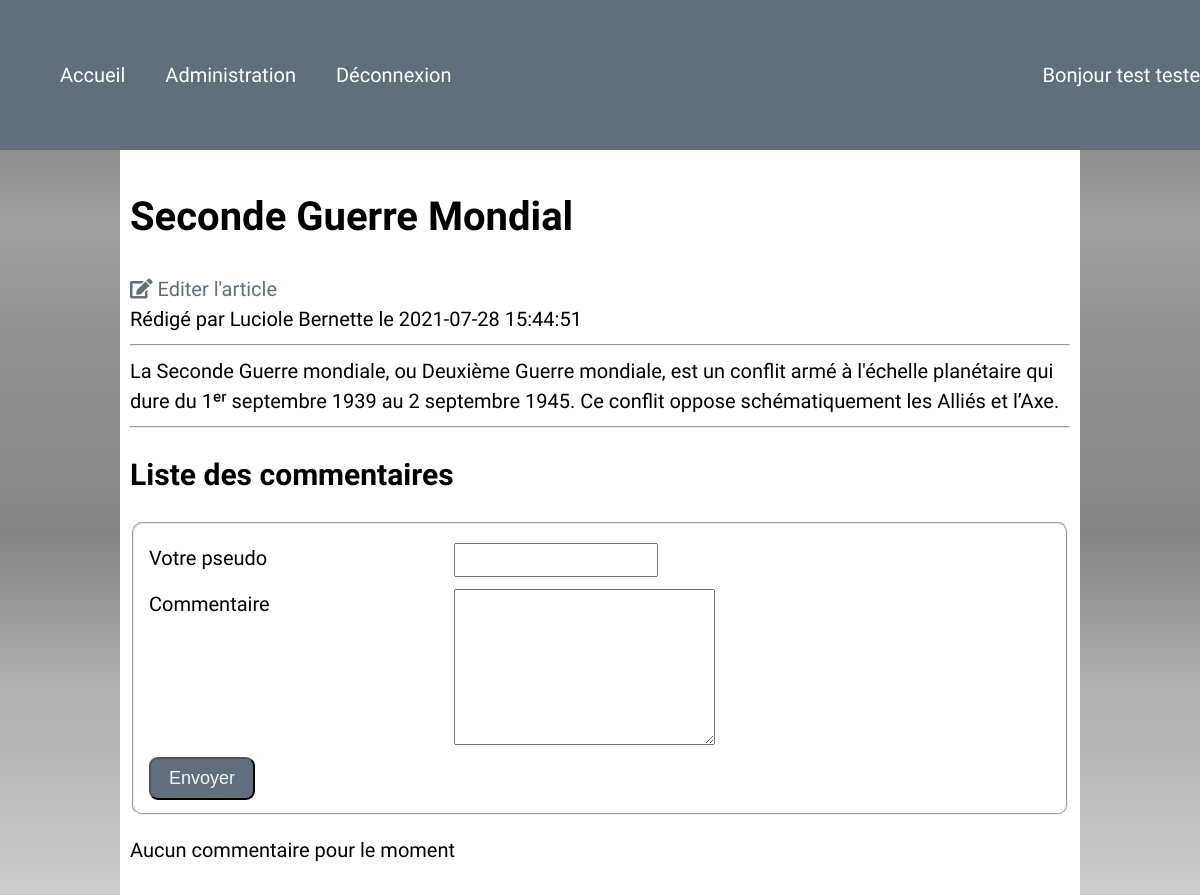
The page /show_post.php?id=2 (signed in) on the database its author committed.
### tables this page shows
CREATE TABLE `posts` (
  `id` int(11) NOT NULL,
  `title` varchar(100) NOT NULL,
  `content` text NOT NULL,
  `author_id` int(11) NOT NULL,
  `creation_date` datetime NOT NULL,
  `category_id` int(11) NOT NULL
);

CREATE TABLE `users` (
  `id` int(11) NOT NULL,
  `firstname` varchar(100) NOT NULL,
  `lastname` varchar(100) NOT NULL,
  `email` varchar(100) DEFAULT NULL,
  `password` varchar(60) DEFAULT NULL
);

### show_post.php (called while the page is built, shortened)
<?php
require 'models/post.php';
$db = getConnection();
$post = getDetailPost($db, (int) $_GET['id']);
require 'html/layout.phtml';

### models/post.php (called while the page is built, shortened)
<?php
function getDetailPost(PDO $connection, int $id): ?array
{
    $query = $connection->prepare('
        SELECT posts.id, title, content, posts.creation_date, firstname, lastname
        FROM posts
        INNER JOIN users ON users.id = posts.author_id
        WHERE posts.id = ?
    ');
    $query->execute([
        $id
    ]);
    $post = $query->fetch();
    if (empty($post)) {
        return null;
    } else {
        return $post;
    }
}

### html/show_post.phtml (the view, shortened to what this page needs)
<h1><?= htmlspecialchars($post['title']) ?></h1>
<nav>
    <a href="edit_post.php?id=<?= $post['id'] ?>"><i class="fa fa-edit"></i> Editer l'article</a>
</nav>
<article>
    <header>
        Rédigé par <?= $post['firstname'] ?> <?= $post['lastname'] ?> le <?= $post['creation_date'] ?>
    </header>
    <hr>
    <?= nl2br(htmlspecialchars($post['content'])) ?>
</article>
<hr>
<section id="comment-list">
    <h2>Liste des commentaires</h2>
    <form method="post" action="add_comment.php">
        <fieldset>
            <div class="form-group">
                <label for="username">Votre pseudo</label>
                <input type="text" id="username" name="username">
            </div>
            <div class="form-group">
                <label for="content">Commentaire</label>
                <textarea name="content" id="content" cols="30" rows="10"></textarea>
            </div>
            <button class="button button-primary">Envoyer</button>
        </fieldset>
    </form>
    <?php if (empty($comments)): ?>
        <p>Aucun commentaire pour le moment</p>
    <?php endif ?>
</section>

### css/main.css (style rules this page uses)
* { box-sizing: border-box; }
:root { --color-primary: #5f6f7e; --color-success: #28a745; --color-danger: #dc3545; }
html { font-size: 62.5%; }
body { font-family: 'Indie Flower', cursive; font-size: 2rem; line-height: 1.5; background: rgba(102,102,102,1); background: -moz-linear-gradient(top, rgba(102,102,102,1) 0%, rgba(120,120,120,0.91) 12%, rgba(138,138,138,0.81) 25%, rgba(97,97,97,0.7) 39%, rgba(59,59,59,0.6) 51%, rgba(23,23,23,0.53) 60%, rgba(59,59,59,0.41) 76%, rgba(38,38,38,0.29) 91%, rgba(23,23,23,0.22) 100%); background: -webkit-gradient(left top, left bottom, color-stop(0%, rgba(102,102,102,1)), color-stop(12%, rgba(120,120,120,0.91)), color-stop(25%, rgba(138,138,138,0.81)), color-stop(39%, rgba(97,97,97,0.7)), color-stop(51%, rgba(59,59,59,0.6)), color-stop(60%, rgba(23,23,23,0.53)), color-stop(76%, rgba(59,59,59,0.41)), color-stop(91%, rgba(38,38,38,0.29)), color-stop(100%, rgba(23,23,23,0.22))); background: -webkit-linear-gradient(top, rgba(102,102,102,1) 0%, rgba(120,120,120,0.91) 12%, rgba(138,138,138,0.81) 25%, rgba(97,97,97,0.7) 39%, rgba(59,59,59,0.6) 51%, rgba(23,23,23,0.53) 60%, rgba(59,59,59,0.41) 76%, rgba(38,38,38,0.29) 91%, rgba(23,23,23,0.22) 100%); background: -o-linear-gradient(top, rgba(102,102,102,1) 0%, rgba(120,120,120,0.91) 12%, rgba(138,138,138,0.81) 25%, rgba(97,97,97,0.7) 39%, rgba(59,59,59,0.6) 51%, rgba(23,23,23,0.53) 60%, rgba(59,59,59,0.41) 76%, rgba(38,38,38,0.29) 91%, rgba(23,23,23,0.22) 100%); background: -ms-linear-gradient(top, rgba(102,102,102,1) 0%, rgba(120,120,120,0.91) 12%, rgba(138,138,138,0.81) 25%, rgba(97,97,97,0.7) 39%, rgba(59,59,59,0.6) 51%, rgba(23,23,23,0.53) 60%, rgba(59,59,59,0.41) 76%, rgba(38,38,38,0.29) 91%, rgba(23,23,23,0.22) 100%); background: linear-gradient(to bottom, rgba(102,102,102,1) 0%, rgba(120,120,120,0.91) 12%, rgba(138,138,138,0.81) 25%, rgba(97,97,97,0.7) 39%, rgba(59,59,59,0.6) 51%, rgba(23,23,23,0.53) 60%, rgba(59,59,59,0.41) 76%, rgba(38,38,38,0.29) 91%, rgba(23,23,23,0.22) 100%); filter: progid:DXImageTransform.Microsoft.gradient( startColorstr='#666666', endColorstr='#171717', GradientType=0 ); background-repeat: no-repeat; margin: 0; min-height: 100vh; }
form fieldset { margin-top: 1em; margin-bottom: 1em; border-radius: 0.5em; }
form label { width: 15em; display: inline-block; }
.form-group { margin-top: 0.6em; margin-bottom: 0.6em; }
.form-group textarea { vertical-align: top; }
.form-group input, .form-group select { font-size: 1.7rem; height: 2em; width: 12em; }
.button { padding: 0.5em 1em; border-radius: 0.5em; color: #f6f6f6; font-size: 1.8rem; }
.button-primary { background-color: var(--color-primary); }
a { color: var(--color-primary); text-decoration: none; transition: all 0.25s; }

### rows shown on the page
posts: title "Seconde Guerre Mondial", author.firstname "Luciole", author.lastname "Bernette", creation_date "2021-07-28 15:44:51", content "La Seconde Guerre mondiale, ou Deuxième Guerre mondiale, est un conflit armé à l'échelle planétaire qui dure du 1ᵉʳ septembre 1939 au 2 septembre 1945. Ce conflit oppose schématiquement les Alliés et l’Axe."

### other values the page prints
$_SESSION['auth']['firstname'] "test"
$_SESSION['auth']['lastname'] "teste"
